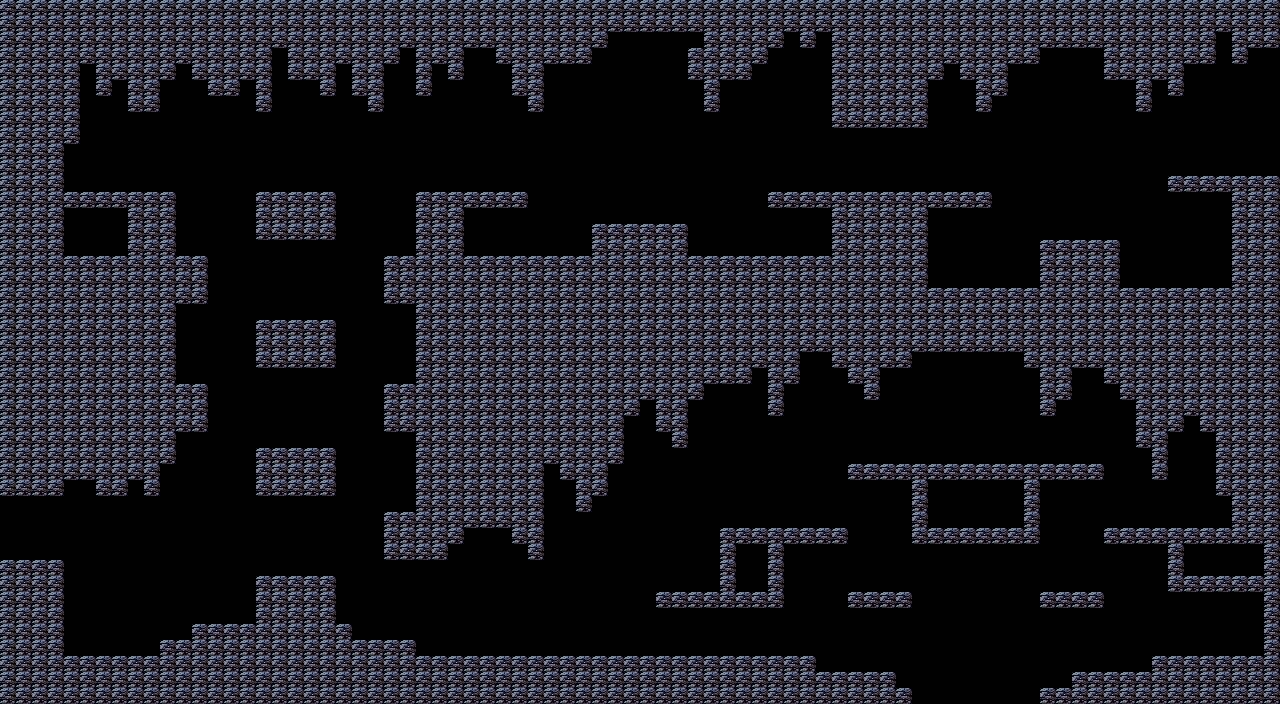

Below is a game level as drawn by its tile map, then a one-line description and the .tmx that defines it (tile-layer data replaced by summaries):
An orthogonal 80x44 tile map with 16x16 px tiles, 1 tile layer (Collision) and 14 objects (10x Buzz, 2x Zoomer, 2x Ripper).

<map version="1.10" tiledversion="1.10.2" orientation="orthogonal" renderorder="right-down" width="80" height="44" tilewidth="16" tileheight="16" infinite="0" nextlayerid="3" nextobjectid="20">
 <tileset firstgid="1" source="../tileset/tileset.tsx" />
 <layer id="1" name="Collision" width="80" height="44">
  <data>[3520 cells, 1670 non-empty, 1 distinct tile ids]</data>
 </layer>
 <objectgroup id="2" name="Creature">
  <object id="5" type="Buzz" x="136.333" y="489.667">
   <point />
  </object>
  <object id="6" type="Buzz" x="489.833" y="539.5">
   <point />
  </object>
  <object id="7" type="Buzz" x="696" y="41.5">
   <point />
  </object>
  <object id="8" type="Buzz" x="186" y="250">
   <point />
  </object>
  <object id="9" type="Buzz" x="409" y="313.5">
   <point />
  </object>
  <object id="10" type="Buzz" x="1190.5" y="426">
   <point />
  </object>
  <object id="11" type="Buzz" x="651.5" y="407">
   <point />
  </object>
  <object id="12" type="Buzz" x="1254.5" y="604">
   <point />
  </object>
  <object id="13" type="Zoomer" x="919.5" y="458">
   <point />
  </object>
  <object id="14" type="Zoomer" x="760" y="523.5">
   <point />
  </object>
  <object id="15" type="Ripper" x="610" y="204.5">
   <point />
  </object>
  <object id="17" type="Buzz" x="823" y="43">
   <point />
  </object>
  <object id="18" type="Ripper" x="1078.5" y="200.5">
   <point />
  </object>
  <object id="19" type="Buzz" x="937" y="218">
   <point />
  </object>
 </objectgroup>
</map>
